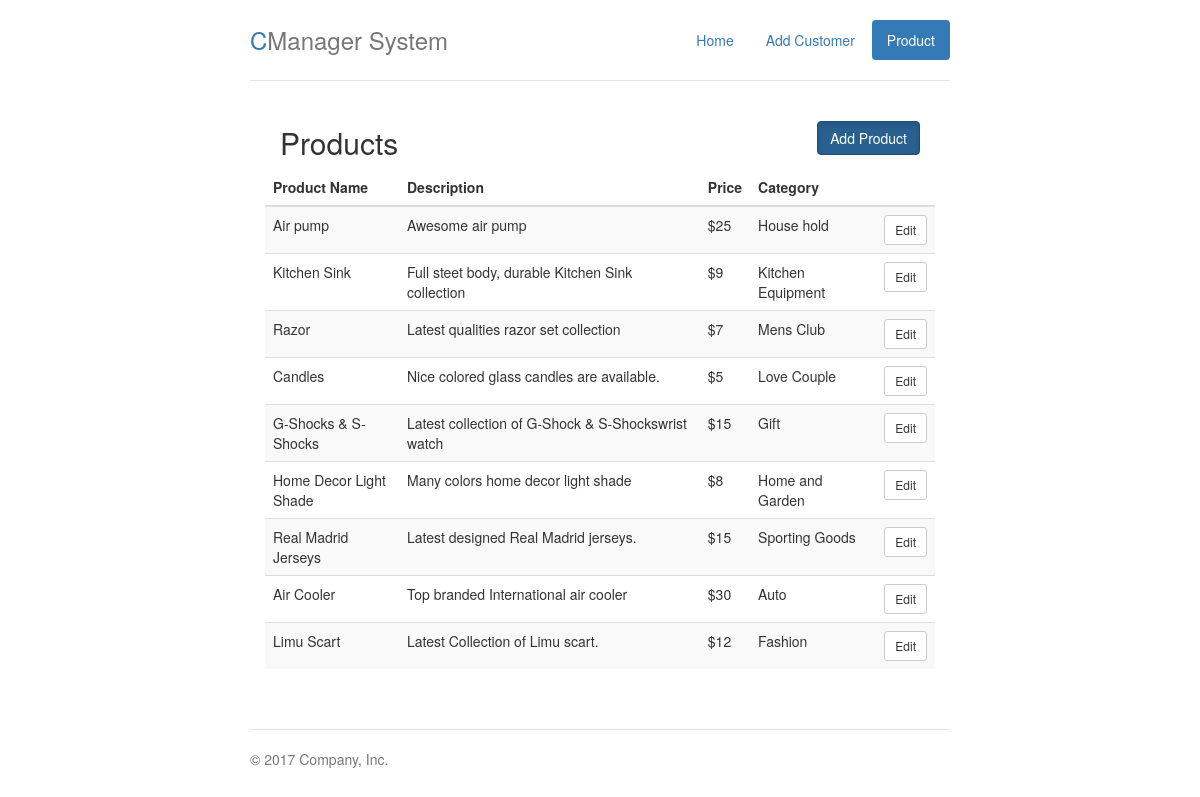
The page /product_show.php on the database its author committed.
### tables this page shows
CREATE TABLE `product` (
  `id` int(11) NOT NULL,
  `name` varchar(100) NOT NULL,
  `description` text NOT NULL,
  `price` varchar(20) NOT NULL,
  `categories` int(11) NOT NULL,
  `image` varchar(150) NOT NULL,
  `c_date` timestamp NOT NULL DEFAULT CURRENT_TIMESTAMP
);

CREATE TABLE `product_categories` (
  `id` int(11) NOT NULL,
  `name2` varchar(50) DEFAULT NULL,
  `descr` text NOT NULL,
  `image` varchar(150) NOT NULL
);

### product_show.php (the view, shortened to what this page needs)
<?php include('includes/database.php');?>
<?php
$query="SELECT
        product.id,
        product.name,
        product.description,
        product.price,
        product_categories.name2
        FROM product_categories
        RIGHT JOIN product
        ON product_categories.id=product.categories ORDER BY c_date DESC";
$result=$mysqli->query($query) or die($mysqli->error.__LINE__);
?>
<!DOCTYPE html>
<html lang="en">
  <head>
    <link href="css/bootstrap.min.css" rel="stylesheet">
    <link href="css/style.css" rel="stylesheet">
    <link href="css/jubtron-narrow.css" rel="stylesheet">
  </head>
  <body>
    <div class="container">
      <div class="header clearfix">
        <nav>
          <ul class="nav nav-pills pull-right">
            <li role="presentation"><a href="index.php">Home</a></li>
            <li role="presentation"><a href="add_customer.php">Add Customer</a></li>
            <li role="presentation" class="active"><a href="product_show.php">Product</a></li>
          </ul>
        </nav>
        <h3 class="text-muted"><span style="color:#337AB7;">C</span>Manager System</h3>
      </div>
      <div class="row marketing">
        <div class="col-lg-12">
          <div class="col-lg-6">
              <h2 class="product_headline">Products</h2>
          </div>
          <div class="col-lg-6">
              <div class="product pull-right">
                  <a href="add_product.php" class="btn btn-primary active">Add Product</a>
              </div>
          </div>
           <table class="table table-striped">
            <thead>
                <tr>
                    <th width=20%>Product Name</th>
                    <th>Description</th>
                    <th>Price</th>
                    <th>Category</th>
                    <th></th>
                </tr>
            </thead>
            <tbody>
               <?php
                if($result->num_rows>0){
                    while($row=$result->fetch_assoc()){
                        $output='<tr>';
                        $output .='<td>'.$row['name'].'</td>';
                        $output .='<td>'.$row['description'].'</td>';
                        $output .='<td>'.$row['price'].'</td>';
                        $output .='<td>'.$row['name2'].'</td>';
                        $output .='<td><a href="edit_product.php?id='.$row['id'].'" class="btn btn-default btn-sm">Edit</a></td>';
                        $output .='</tr>';
                        echo $output;
                    }
                }else{
                    echo "Sorry, no product were found.";
                }
                ?>
            </tbody>
          </table>
        </div>
      </div>
      <footer class="footer">
        <p>&copy; 2017 Company, Inc.</p>
      </footer>
    </div>
  </body>
</html>

### css/style.css (style rules this page uses)
.product_headline { margin-top: 5px; }

### css/jubtron-narrow.css (style rules this page uses)
body { padding-top: 20px; padding-bottom: 20px; }
.header, .marketing, .footer { padding-right: 15px; padding-left: 15px; }
.header { padding-bottom: 20px; border-bottom: 1px solid #e5e5e5; }
.header h3 { margin-top: 0; margin-bottom: 0; line-height: 40px; }
.footer { padding-top: 19px; color: #777; border-top: 1px solid #e5e5e5; }
@media (min-width: 768px) { .container { max-width: 730px; } }
.marketing { margin: 40px 0; }
@media screen and (min-width: 768px) { .header, .marketing, .footer { padding-right: 0; padding-left: 0; } }
@media screen and (min-width: 768px) { .header { margin-bottom: 30px; } }

### rows shown on the page
product: name "Air pump", description "Awesome air pump", price "$25", categories.name2 "House hold"
product: name "Kitchen Sink", description "Full steet body, durable Kitchen Sink collection", price "$9", categories.name2 "Kitchen Equipment"
product: name "Razor", description "Latest qualities razor set collection", price "$7", categories.name2 "Mens Club"
product: name "Candles", description "Nice colored glass candles are available.", price "$5", categories.name2 "Love Couple"
product: name "G-Shocks & S-Shocks", description "Latest collection of G-Shock & S-Shockswrist watch", price "$15", categories.name2 "Gift"
product: name "Home Decor Light Shade", description "Many colors home decor light shade", price "$8", categories.name2 "Home and Garden"
product: name "Real Madrid Jerseys", description "Latest designed Real Madrid jerseys.", price "$15", categories.name2 "Sporting Goods"
product: name "Air Cooler", description "Top branded International air cooler", price "$30", categories.name2 "Auto"
product: name "Limu Scart", description "Latest Collection of Limu scart.", price "$12", categories.name2 "Fashion"
